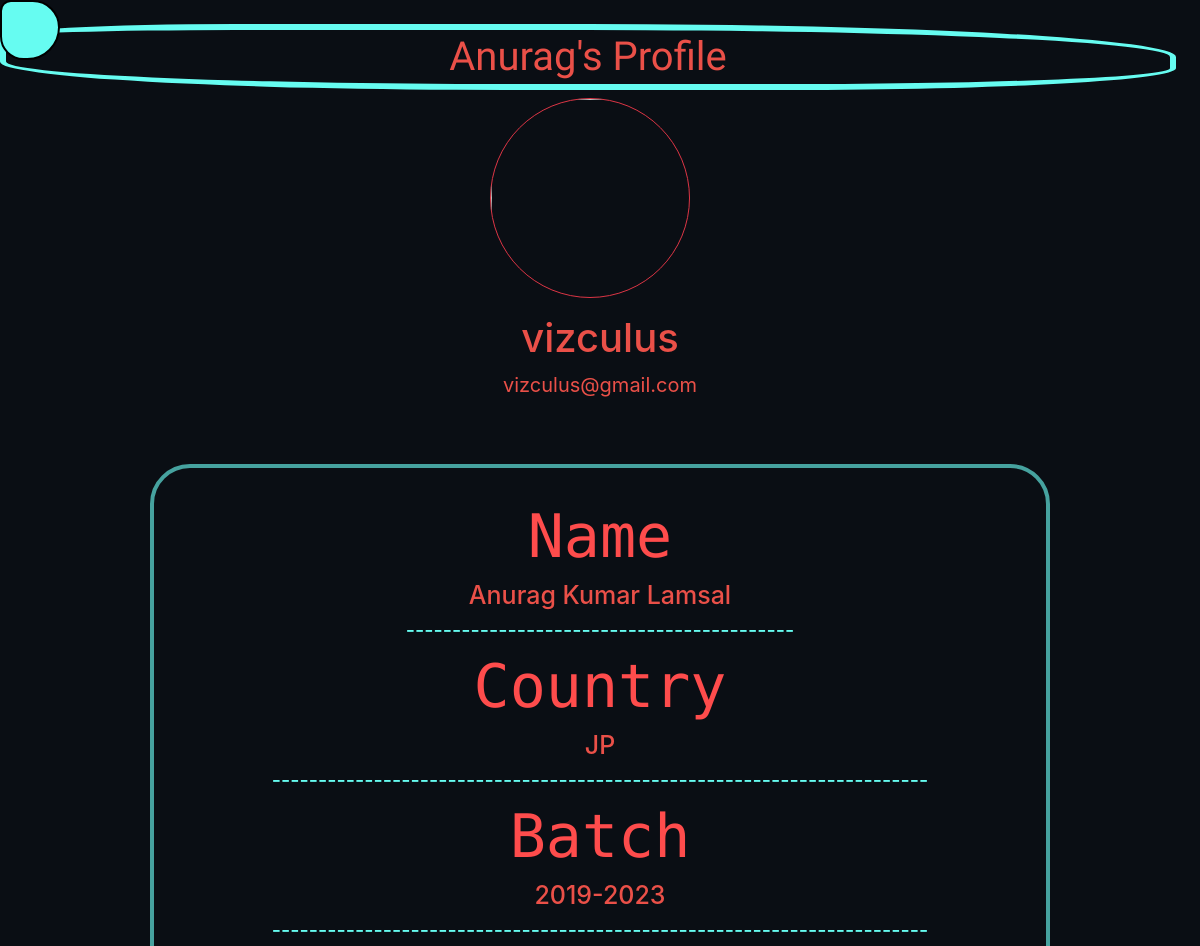
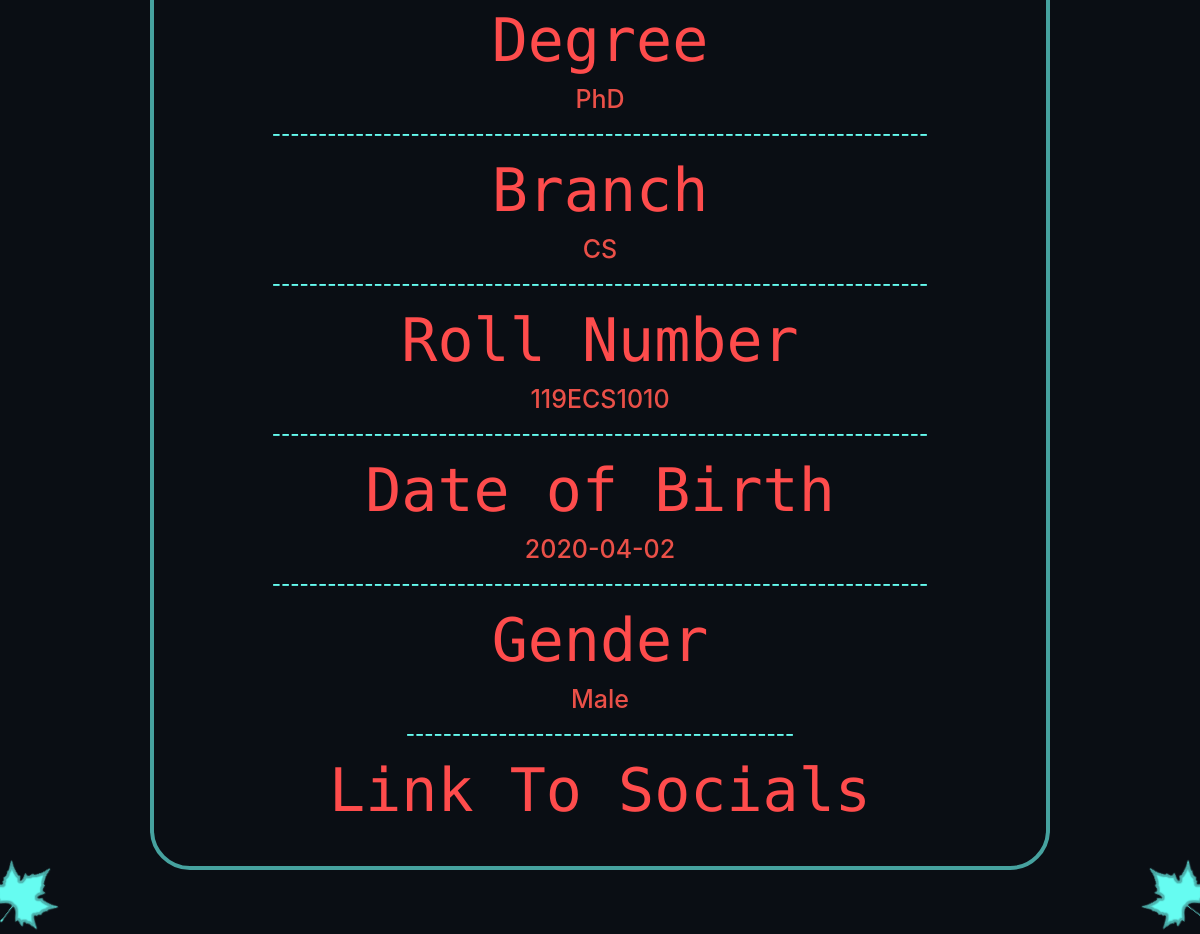
The page /profile (signed in) on the database its author committed (2 pictures, top to bottom).
### main/models.py (models this page shows)
class User(db.Model, UserMixin):
    id = db.Column(db.Integer, primary_key=True)
    username = db.Column(db.String(120), unique=True, nullable=False)
    email = db.Column(db.String(20), unique=True, nullable=False)
    fname = db.Column(db.String(120), unique=False, nullable=False)
    mname = db.Column(db.String(120), unique=False, nullable=True)
    lname = db.Column(db.String(120), unique=False, nullable=False)
    batch = db.Column(db.String(120), unique=False, nullable=False)
    degree = db.Column(db.String(120), unique=False, nullable=False)
    branch = db.Column(db.String(120), unique=False, nullable=False)
    rollno = db.Column(db.String(120), unique=True, nullable=False)
    country = db.Column(db.String(120), unique=False, nullable=False)
    social = db.Column(db.String(500), unique=False, nullable=True)
    birthdate = db.Column(db.String(120), unique=False, nullable=False)
    gender = db.Column(db.String(120), unique=False, nullable=False)
    age = db.Column(db.String(120), unique=False, nullable=False)
    password = db.Column(db.String(100), unique=False, nullable=False)
    image_file = db.Column(db.String(20), nullable = False, default = 'default.jpg')

### main/routes.py (the view)
@app.route("/profile")
@login_required
def profile():
    image_file = url_for ('static', filename='pp/' + current_user.image_file)
    return render_template("profile.html", title_given="General", image_file=image_file)

### main/models.py (called while the page is built)
@login_manager.user_loader
def load_user(user_id):
    return User.query.get(int(user_id))

### main/templates/profile.html (shortened to what this page needs)
{% extends "layout.html" %} {% block content %}
<h1 class='welcome'> {{current_user.fname}}'s Profile</h1>
<div class="content-section">
        <img class=" border  border-danger rounded-circle account-img" src={{ image_file }}>
        <div class="media-body">
            <h2 class="account-username">{{current_user.username}}</h2>
            <p class="account-email">{{current_user.email}}</p>
        </div>
</div>
<div class = 'account-info'>
    <h1 class = 'info-label'> Name</h1>
    <h2 class = 'info-detail'> {{current_user.fname}} {{current_user.mname}} {{current_user.lname}}</h2>
    <h3 class = 'info-line'>------------------------------------------</h3>
    <h1 class = 'info-label'>Country</h1>
    <h2 class = 'info-detail'>{{current_user.country}}</h2>
    <h3 class = 'info-line'>-----------------------------------------------------------------------</h3>
    <h1 class = 'info-label'>Batch</h1>
    <h2 class = 'info-detail'>{{current_user.batch}}</h2>
    <h3 class = 'info-line'>-----------------------------------------------------------------------</h3>
    <h1 class = 'info-label'>Degree</h1>
    <h2 class = 'info-detail'>{{current_user.degree}}</h2>
    <h3 class = 'info-line'>-----------------------------------------------------------------------</h3>
    <h1 class = 'info-label'>Branch</h1>
    <h2 class = 'info-detail'>{{current_user.branch}}</h2>
    <h3 class = 'info-line'>-----------------------------------------------------------------------</h3>
    <h1 class = 'info-label'>Roll Number</h1>
    <h2 class = 'info-detail'>{{current_user.rollno}}</h2>
    <h3 class = 'info-line'>-----------------------------------------------------------------------</h3>
    <h1 class = 'info-label'>Date of Birth</h1>
    <h2 class = 'info-detail'>{{current_user.birthdate}}</h2>
    <h3 class = 'info-line'>-----------------------------------------------------------------------</h3>
    <h1 class = 'info-label'>Gender</h1>
    <h2 class = 'info-detail'>{{current_user.gender}}</h2>
    <h3 class = 'info-line'>------------------------------------------</h3>
    <h1 class = 'info-label'>Link To Socials</h1>
</div>
{% endblock content %}

### main/static/main.css (style rules this page uses)
html { scroll-behavior: smooth; }
body { background-color: #0A0E14; }
.welcome { padding:3px; text-align: center; color:#EA5048; font-family: 'Indie Flower'; border:6px solid #66FCF1; border-radius: 20% 50% 33% 43%; width:100%; max-width:98%; z-index: 0.9; }
.account-img { height: 200px; width: 200px; margin-right: 20px; margin-bottom: 16px; }
.account-username { color:#EA5048; font-size: 40px; }
.account-email { color:#EA5048; font-size:20px; }
.content-section { text-align: center; }
.account-info { max-width:900px; margin: 4rem auto; border:4px solid #46A29F; padding:2rem; text-align:center; border-radius: 40px; }
.info-label { color: #FE4C4C; text-align: center; font-family: 'Ubuntu Mono', monospace; font-size:60px; }
.info-detail { color: #EA5048; text-align: center; font-size: 25px; }
.info-line { color: #66FCF1; text-align: center; font-size: 20px; }

### rows shown on the page
User: fname "Anurag", username "vizculus", email "vizculus@gmail.com", mname "Kumar", lname "Lamsal", country "JP", batch "2019-2023", degree "PhD", branch "CS", rollno "119ECS1010", birthdate "2020-04-02", gender "Male"
